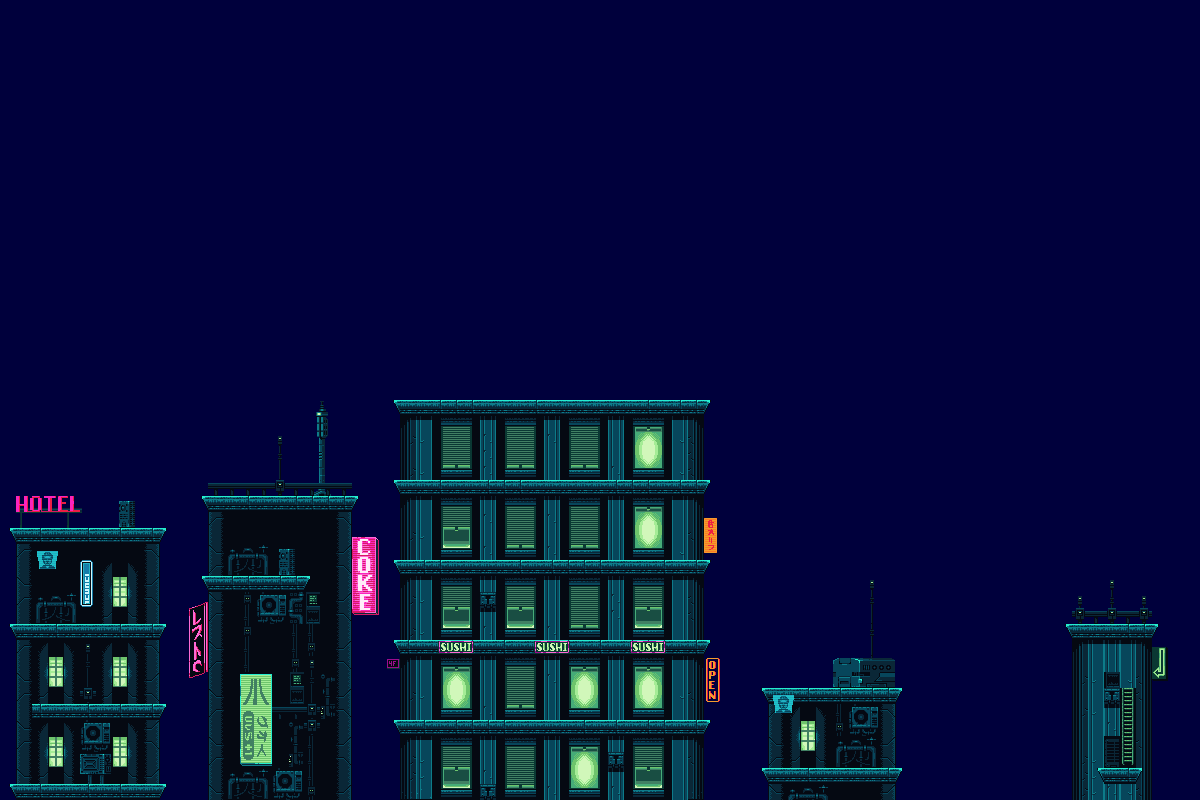

A 2D game scene composited from a Tiled map and its tileset images. What follows is a short description and the map's XML, with each tile layer's data collapsed to a summary:
An orthogonal 75x50 tile map with 16x16 px tiles, 4 tile layers (Tile Layer BG 1, Tile Layer BG 2, Tile Layer BG 3, Tile Layer FG 1) and 5 objects (5x actor).

<map version="1.4" tiledversion="1.4.2" orientation="orthogonal" renderorder="right-down" width="75" height="50" tilewidth="16" tileheight="16" infinite="0" backgroundcolor="#00003c" nextlayerid="9" nextobjectid="23">
 <properties>
  <property name="animated_tile_fps" type="int" value="5" />
  <property name="background_constant_velocity" type="float" value="0" />
  <property name="background_is_top_aligned" type="bool" value="false" />
  <property name="background_layer_1" type="file" value="../backgrounds/city-bg0.png" />
  <property name="background_layer_2" type="file" value="../backgrounds/city-bg1.png" />
  <property name="background_layer_3" type="file" value="../backgrounds/city-bg2.png" />
  <property name="background_layer_shift" type="float" value="0.25" />
  <property name="font" type="file" value="../fonts/samus.ttf" />
  <property name="font_color" type="color" value="#ffffff00" />
  <property name="gravitation" type="float" value="9.80665" />
  <property name="meter_in_pixel" type="int" value="32" />
  <property name="music" type="file" value="" />
  <property name="sprite_sheet_1" type="file" value="../sprites/player.png" />
  <property name="sprite_sheet_2" type="file" value="../sprites/vehicle-misc1.png" />
  <property name="sprite_sheet_3" type="file" value="../sprites/vehicle-misc2.png" />
  <property name="sprite_sheet_4" type="file" value="../sprites/vehicle-police.png" />
  <property name="sprite_sheet_5" type="file" value="../sprites/vehicle-truck.png" />
 </properties>
 <tileset firstgid="1" source="../tilesets/city.tsx" />
 <layer id="1" name="Tile Layer BG 1" width="75" height="50">
  <properties>
   <property name="is_in_foreground" type="bool" value="false" />
  </properties>
  <data>[3750 cells, 934 non-empty, 102 distinct tile ids]</data>
 </layer>
 <layer id="2" name="Tile Layer BG 2" width="75" height="50">
  <properties>
   <property name="is_in_foreground" type="bool" value="false" />
  </properties>
  <data>[3750 cells, 94 non-empty, 78 distinct tile ids]</data>
 </layer>
 <layer id="3" name="Tile Layer BG 3" width="75" height="50">
  <properties>
   <property name="is_in_foreground" type="bool" value="false" />
  </properties>
  <data>[3750 cells, 67 non-empty, 36 distinct tile ids]</data>
 </layer>
 <layer id="4" name="Tile Layer FG 1" width="75" height="50">
  <properties>
   <property name="is_in_foreground" type="bool" value="true" />
  </properties>
  <data>[3750 cells, 56 non-empty, 36 distinct tile ids]</data>
 </layer>
 <objectgroup id="5" name="Object Layer 1">
  <object id="1" name="Player" type="actor" x="31" y="592">
   <properties>
    <property name="acceleration" type="float" value="5" />
    <property name="animation_1" type="bool" value="true" />
    <property name="animation_1_first_frame" type="int" value="1" />
    <property name="animation_1_fps" type="int" value="5" />
    <property name="animation_1_length" type="int" value="4" />
    <property name="animation_1_offset_y" type="int" value="1" />
    <property name="animation_2" type="bool" value="true" />
    <property name="animation_2_first_frame" type="int" value="1" />
    <property name="animation_2_fps" type="int" value="12" />
    <property name="animation_2_length" type="int" value="16" />
    <property name="animation_2_offset_y" type="int" value="0" />
    <property name="animation_3" type="bool" value="true" />
    <property name="animation_3_first_frame" type="int" value="17" />
    <property name="animation_3_fps" type="int" value="12" />
    <property name="animation_3_length" type="int" value="6" />
    <property name="animation_3_offset_y" type="int" value="0" />
    <property name="animation_4" type="bool" value="true" />
    <property name="animation_4_first_frame" type="int" value="23" />
    <property name="animation_4_fps" type="int" value="0" />
    <property name="animation_4_length" type="int" value="1" />
    <property name="animation_5" type="bool" value="true" />
    <property name="animation_5_first_frame" type="int" value="24" />
    <property name="animation_5_fps" type="int" value="0" />
    <property name="animation_5_length" type="int" value="1" />
    <property name="animation_5_offset_y" type="int" value="0" />
    <property name="animation_6" type="bool" value="true" />
    <property name="animation_6_first_frame" type="int" value="5" />
    <property name="animation_6_fps" type="int" value="12" />
    <property name="animation_6_length" type="int" value="8" />
    <property name="animation_6_offset_y" type="int" value="1" />
    <property name="animation_7" type="bool" value="true" />
    <property name="animation_7_first_frame" type="int" value="13" />
    <property name="animation_7_fps" type="int" value="12" />
    <property name="animation_7_length" type="int" value="4" />
    <property name="animation_7_offset_y" type="int" value="1" />
    <property name="animation_8" type="bool" value="true" />
    <property name="animation_8_first_frame" type="int" value="17" />
    <property name="animation_8_fps" type="int" value="12" />
    <property name="animation_8_length" type="int" value="7" />
    <property name="animation_8_offset_y" type="int" value="1" />
    <property name="animation_9" type="bool" value="true" />
    <property name="animation_9_first_frame" type="int" value="24" />
    <property name="animation_9_fps" type="int" value="0" />
    <property name="animation_9_length" type="int" value="1" />
    <property name="animation_9_offset_y" type="int" value="1" />
    <property name="connect_horizontal_map_ends" type="bool" value="true" />
    <property name="connect_vertical_map_ends" type="bool" value="false" />
    <property name="height" type="int" value="64" />
    <property name="is_affected_by_gravity" type="bool" value="true" />
    <property name="is_animated" type="bool" value="true" />
    <property name="is_in_background" type="bool" value="false" />
    <property name="is_in_midground" type="bool" value="true" />
    <property name="is_left_oriented" type="bool" value="false" />
    <property name="is_moving" type="bool" value="false" />
    <property name="is_player" type="bool" value="true" />
    <property name="is_visible" type="bool" value="false" />
    <property name="jumping_power" type="float" value="4" />
    <property name="max_velocity_x" type="float" value="2.5" />
    <property name="sprite_sheet_id" type="int" value="0" />
    <property name="width" type="int" value="64" />
   </properties>
   <point />
  </object>
  <object id="17" name="Truck" type="actor" x="960" y="512">
   <properties>
    <property name="acceleration" type="float" value="3.5" />
    <property name="connect_horizontal_map_ends" type="bool" value="true" />
    <property name="connect_vertical_map_ends" type="bool" value="false" />
    <property name="height" type="int" value="104" />
    <property name="is_affected_by_gravity" type="bool" value="false" />
    <property name="is_animated" type="bool" value="false" />
    <property name="is_in_background" type="bool" value="true" />
    <property name="is_in_midground" type="bool" value="false" />
    <property name="is_left_oriented" type="bool" value="true" />
    <property name="is_moving" type="bool" value="true" />
    <property name="is_player" type="bool" value="false" />
    <property name="is_visible" type="bool" value="true" />
    <property name="jumping_power" type="float" value="0" />
    <property name="max_velocity_x" type="float" value="2" />
    <property name="sprite_sheet_id" type="int" value="4" />
    <property name="width" type="int" value="264" />
   </properties>
   <point />
  </object>
  </objectgroup>
</map>
<!-- 3 of 5 objects omitted -->